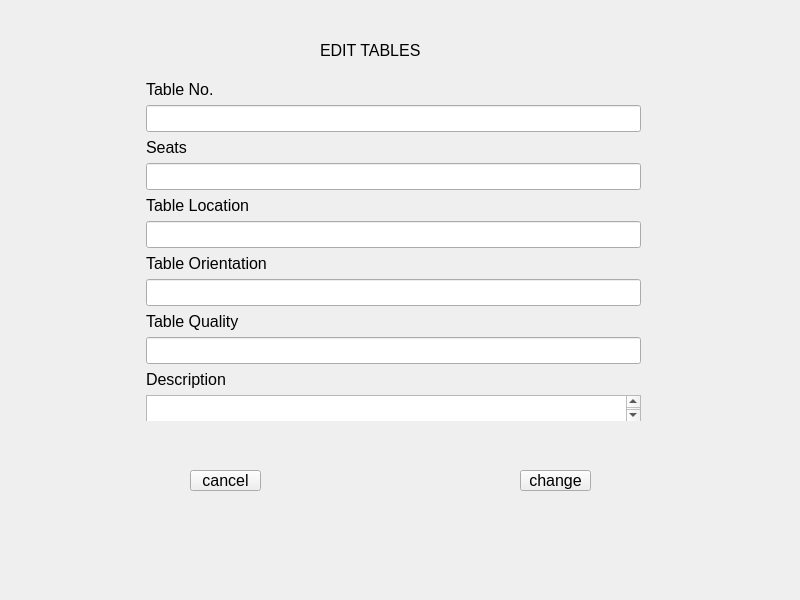
<?xml version="1.0" encoding="UTF-8"?>
<ui version="4.0">
 <class>editing_table</class>
 <widget class="QDialog" name="editing_table">
  <property name="geometry">
   <rect>
    <x>0</x>
    <y>0</y>
    <width>800</width>
    <height>600</height>
   </rect>
  </property>
  <property name="minimumSize">
   <size>
    <width>800</width>
    <height>600</height>
   </size>
  </property>
  <property name="maximumSize">
   <size>
    <width>800</width>
    <height>600</height>
   </size>
  </property>
  <property name="font">
   <font>
    <family>Arial</family>
    <pointsize>12</pointsize>
   </font>
  </property>
  <property name="windowTitle">
   <string>Dialog</string>
  </property>
  <widget class="QPushButton" name="btn_reset">
   <property name="geometry">
    <rect>
     <x>290</x>
     <y>630</y>
     <width>71</width>
     <height>21</height>
    </rect>
   </property>
   <property name="text">
    <string>Reset</string>
   </property>
  </widget>
  <widget class="QPushButton" name="btn_back1">
   <property name="geometry">
    <rect>
     <x>80</x>
     <y>630</y>
     <width>61</width>
     <height>21</height>
    </rect>
   </property>
   <property name="text">
    <string>Back</string>
   </property>
  </widget>
  <widget class="QLabel" name="label_7">
   <property name="geometry">
    <rect>
     <x>320</x>
     <y>20</y>
     <width>171</width>
     <height>61</height>
    </rect>
   </property>
   <property name="styleSheet">
    <string notr="true">font: 700 italic 22pt &quot;Arial&quot;;</string>
   </property>
   <property name="text">
    <string>EDIT TABLES</string>
   </property>
  </widget>
  <widget class="QWidget" name="formLayoutWidget">
   <property name="geometry">
    <rect>
     <x>140</x>
     <y>80</y>
     <width>501</width>
     <height>341</height>
    </rect>
   </property>
   <layout class="QFormLayout" name="formLayout">
    <item row="0" column="1">
     <widget class="QLabel" name="label">
      <property name="text">
       <string>Table No.</string>
      </property>
     </widget>
    </item>
    <item row="1" column="1">
     <widget class="QLineEdit" name="lineEdit_e1"/>
    </item>
    <item row="2" column="1">
     <widget class="QLabel" name="label_2">
      <property name="text">
       <string>Seats</string>
      </property>
     </widget>
    </item>
    <item row="3" column="1">
     <widget class="QLineEdit" name="lineEdit_e2"/>
    </item>
    <item row="4" column="1">
     <widget class="QLabel" name="label_3">
      <property name="text">
       <string>Table Location</string>
      </property>
     </widget>
    </item>
    <item row="6" column="1">
     <widget class="QLabel" name="label_4">
      <property name="text">
       <string>Table Orientation</string>
      </property>
     </widget>
    </item>
    <item row="8" column="1">
     <widget class="QLabel" name="label_5">
      <property name="text">
       <string>Table Quality</string>
      </property>
     </widget>
    </item>
    <item row="10" column="1">
     <widget class="QLabel" name="label_6">
      <property name="text">
       <string>Description</string>
      </property>
     </widget>
    </item>
    <item row="11" column="1">
     <widget class="QTextEdit" name="textEdit_1"/>
    </item>
    <item row="5" column="1">
     <widget class="QLineEdit" name="lineEdit_e3"/>
    </item>
    <item row="7" column="1">
     <widget class="QLineEdit" name="lineEdit_e4"/>
    </item>
    <item row="9" column="1">
     <widget class="QLineEdit" name="lineEdit_e5"/>
    </item>
   </layout>
  </widget>
  <widget class="QPushButton" name="btn_save">
   <property name="geometry">
    <rect>
     <x>510</x>
     <y>630</y>
     <width>71</width>
     <height>21</height>
    </rect>
   </property>
   <property name="text">
    <string>Save</string>
   </property>
  </widget>
  <widget class="QPushButton" name="btn_change">
   <property name="geometry">
    <rect>
     <x>520</x>
     <y>470</y>
     <width>71</width>
     <height>21</height>
    </rect>
   </property>
   <property name="text">
    <string>change</string>
   </property>
  </widget>
  <widget class="QPushButton" name="btn_cancel">
   <property name="geometry">
    <rect>
     <x>190</x>
     <y>470</y>
     <width>71</width>
     <height>21</height>
    </rect>
   </property>
   <property name="text">
    <string>cancel</string>
   </property>
  </widget>
 </widget>
 <resources/>
 <connections/>
</ui>
